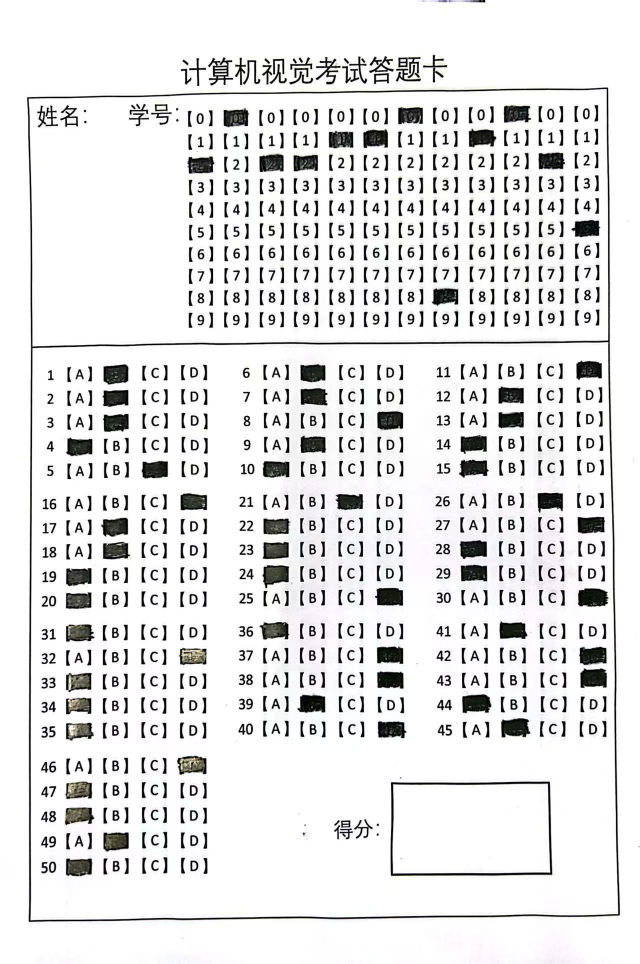
#> input picture 大三下学期/计算机视觉实践/平时作业与优秀范例/作业与个人实现/Lab4/1.jfif, 1279 x 1928 px (shown at 1/2 size)
$ python 222.py
#> lines starting #> are read from the running program, lines starting #| are printed output that depends on the picture; after the words box and inside, x2 and y2 are one past the last pixel; in counts of white or black regions, pixels touching at a corner belong together; long printed decimals are rounded
# 先导入相关的库，定义显示图像函数
import cv2
import numpy as np
import matplotlib.pyplot as plt


# [4 lines left out: function cv_show, not called in this run]


def plt_show(name, img, sub=111):  # 标题，图像，子窗口id
    plt.subplot(sub)
    plt.imshow(cv2.cvtColor(img, cv2.COLOR_BGR2RGB))
    plt.title(name)
    plt.axis("off")
    if (sub - 100) // 10 == (sub - 100) % 10:
        plt.show()

'''读入图像文件，转成灰度图'''
img = cv2.imread("1.jfif")
#> img is the input picture: shape (1928, 1279, 3); mean B, G, R 227.2, 227.1, 227.1
imgGray = cv2.cvtColor(img, cv2.COLOR_BGR2GRAY)
imgBlur = cv2.GaussianBlur(imgGray, (3, 3), 1)
ret1, thresh1 = cv2.threshold(imgBlur, 180, 255, cv2.THRESH_BINARY)
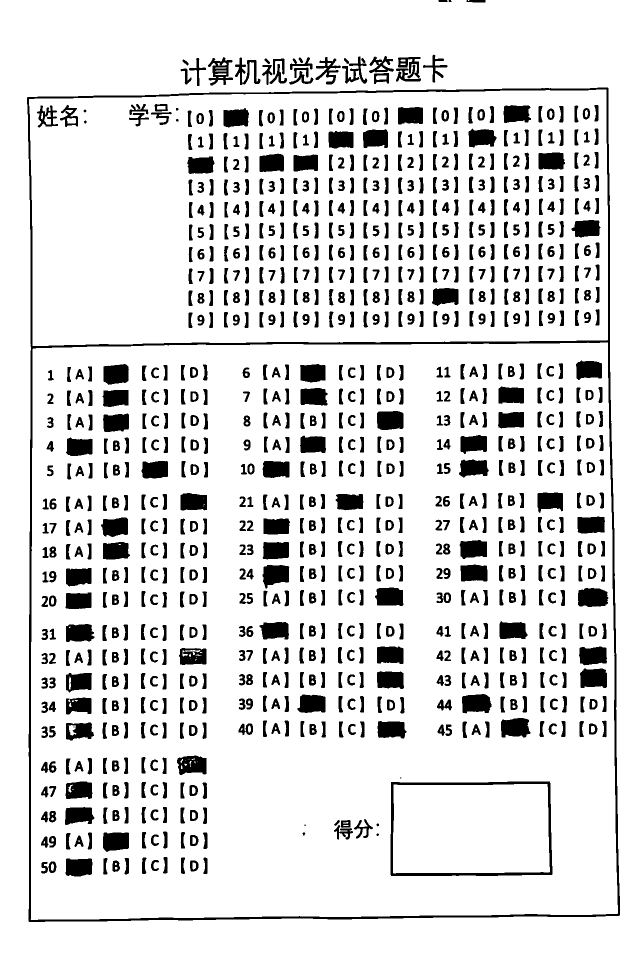
#> thresh1: shape (1928, 1279) (shown at 1/2 size); 87% white; 973 black regions (3 under 20 px)
# plt_show('Set Threshold', thresh1)
print(ret1)
'''对阈值分割后的图像求轮廓'''
contours, hier = cv2.findContours(thresh1, cv2.RETR_EXTERNAL, cv2.CHAIN_APPROX_SIMPLE)
#> contours = 2 contours, 1 with area under 20; largest, box (x1, y1, x2, y2) and area: (0, 0, 1279, 1928) 2462428
# print(len(contours))   # 2
imgContours = img.copy()
for i in range(len(contours)):
    cv2.drawContours(imgContours, contours, i, (np.random.randint(0,255), np.random.randint(0,255), np.random.randint(0,255)), 2)
#> this loop made 2 passes
# plt_show('Contours',imgContours)
'''获得并显示轮廓封装成函数'''
def findShowContours(imgCont, imgShow):
    contours, hier = cv2.findContours(imgCont, cv2.RETR_LIST, cv2.CHAIN_APPROX_SIMPLE)
    print('轮廓数量：', len(contours))

    imgContours = imgShow.copy()
    for i in range(len(contours)):
        cv2.drawContours(imgContours, contours, i, (np.random.randint(0,255), np.random.randint(0,255), np.random.randint(0,255)), 2)
    plt_show('Contours',imgContours)
    return contours

# contours = findShowContours(thresh1, img)

#面积最大的轮廓
cnt = contours[0]
#> cnt = [[936, 0], [936, 1], [937, 1], [938, 0]]
maxArea = cv2.contourArea(cnt)
#> maxArea = 1.5
maxCntId = 0
for i, cnt in enumerate(contours[1:], 1):
    area = cv2.contourArea(cnt)
    if area>maxArea:
        maxArea = area
        maxCntId = i
#> this loop made 1 pass
#> (i, area, maxArea, maxCntId) on pass 1: (1, 2462428.5, 2462428.5, 1)
#> after the loop, maxArea = 2462428.5; maxCntId = 1

contour = contours[maxCntId]
#> contour = contour of 30 points, box (x1, y1, x2, y2) (0, 0, 1279, 1928), area 2462428
imgContours = img.copy()
cv2.drawContours(imgContours, [contour], 0, (0, 255, 0), 2)
# plt_show('MaxContour',imgContours)
# 获取近似的轮廓
arc = cv2.arcLength(contour, True)
#> arc = 6437.2
approx = cv2.approxPolyDP(contour, 0.02 * arc, True)
#> approx = [[0, 0], [0, 1927], [1278, 1927], [1278, 0]]
print(approx, approx.shape)
#| [[[   0    0]]
#|  [[   0 1927]]
#|  [[1278 1927]]
#> (further printed lines are left out)
# 4个顶点
approx = approx.reshape((4,2))
imgConerPoints = img.copy()
for i, pnt in enumerate(approx):
    cv2.circle(imgConerPoints, (pnt[0], pnt[1]), 15, (0, 0, 255), -1)
    cv2.putText(imgConerPoints, f'{i}', (pnt[0], pnt[1]-15), cv2.FONT_HERSHEY_SIMPLEX, 1.5, (255,255,0), 3)
#> this loop made 4 passes
# plt_show('ConerPoints',imgConerPoints)
def orderPoints(pts):
    '''对4点进行排序，下标0、1、2、3分别是左上、右上、右下、左下'''
    rect = np.zeros((4, 2), dtype="float32")
    # 计算左上和右下
    s = pts.sum(axis=1) #每个点的x和y相加，左上是和最小的，右下是和最大的。
#> s = [0, 1927, 3205, 1278]
    rect[0] = pts[np.argmin(s)]
    rect[2] = pts[np.argmax(s)]
    # 计算右上和左下
    diff = np.diff(pts, axis=1)#每个点的y-x，右上最小，左下最大。
#> diff = [0, 1927, 649, -1278]
    rect[1] = pts[np.argmin(diff)]
    rect[3] = pts[np.argmax(diff)]
    return rect

#排好序之后的结果
pntsOrded = orderPoints(approx)
#> pntsOrded = [[0, 0], [1278, 0], [1278, 1927], [0, 1927]]
print(pntsOrded)
#| [[   0.    0.]
#|  [1278.    0.]
#|  [1278. 1927.]
#> (further printed lines are left out)
imgConerPoints = img.copy()
for i, pnt in enumerate(pntsOrded):
    cv2.circle(imgConerPoints, (int(pnt[0]), int(pnt[1])), 15, (0, 0, 255), -1)
    cv2.putText(imgConerPoints, f'{i}', (int(pnt[0]), int(pnt[1])-15), cv2.FONT_HERSHEY_SIMPLEX, 1.5, (255,255,0), 3)
#> this loop made 4 passes
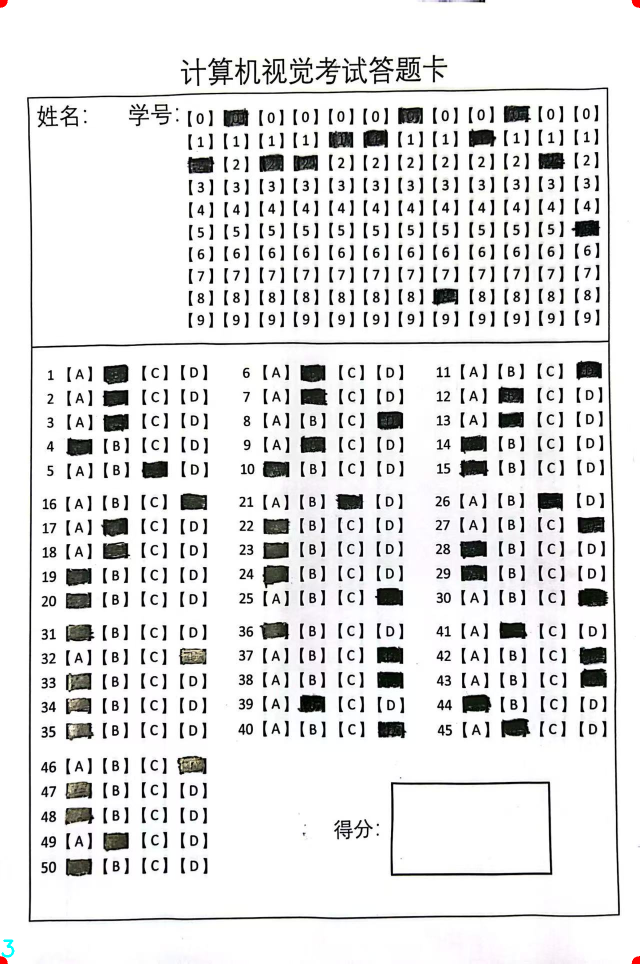
#> imgConerPoints: shape (1928, 1279, 3) (shown at 1/2 size); 0.05% of pixels changed, all inside (x1, y1, x2, y2) = (0, 0, 1279, 1928)
# plt_show('ConerPoints',imgConerPoints)
def perspectiveTransform(pntsOrded, img):
    tl, tr, br, bl = pntsOrded
#> tl = [0, 0]; tr = [1278, 0]; br = [1278, 1927]; bl = [0, 1927]
    # 计算输入的w和h值
    widthA = np.sqrt(((br[0] - bl[0]) ** 2) + ((br[1] - bl[1]) ** 2))
#> widthA = 1278
    widthB = np.sqrt(((tr[0] - tl[0]) ** 2) + ((tr[1] - tl[1]) ** 2))
#> widthB = 1278
    maxWidth = max(int(widthA), int(widthB))
#> maxWidth = 1278

    heightA = np.sqrt(((tr[0] - br[0]) ** 2) + ((tr[1] - br[1]) ** 2))
#> heightA = 1927
    heightB = np.sqrt(((tl[0] - bl[0]) ** 2) + ((tl[1] - bl[1]) ** 2))
#> heightB = 1927
    maxHeight = max(int(heightA), int(heightB))
#> maxHeight = 1927

    # 变换后对应坐标位置
    dst = np.array([
        [0, 0],
        [maxWidth - 1, 0],
        [maxWidth - 1, maxHeight - 1],
        [0, maxHeight - 1]], dtype="float32")
#> dst = [[0, 0], [1277, 0], [1277, 1926], [0, 1926]]

    # 计算变换矩阵
    M = cv2.getPerspectiveTransform(pntsOrded, dst)
#> M = [[0.999, 0, 0], [0, 0.999, 0], [0, 0, 1]]
    print("变换矩阵：", M)
#| 变换矩阵： [[0.9992 0.         0.        ]
#|  [0.         0.9995 0.        ]
#|  [0.         0.         1.        ]]
    warped = cv2.warpPerspective(img, M, (maxWidth, maxHeight))
    plt_show('Warped', warped)
    return warped


paper = perspectiveTransform(pntsOrded, img)
paperThresh = perspectiveTransform(pntsOrded, thresh1)
#| 变换矩阵： [[0.9992 0.         0.        ]
#|  [0.         0.9995 0.        ]
#|  [0.         0.         1.        ]]

paperThreshInv = cv2.bitwise_not(paperThresh)
#也可以用下面这行代码实现反
#retInv, paperThreshInv = cv2.threshold(paperThresh,50,255,cv2.THRESH_BINARY_INV)
# plt_show('paperThreshInv', paperThreshInv)

contours = findShowContours(paperThreshInv, paper)
#> in findShowContours, `contours, hier = cv2.findContours(imgCont, cv2.RETR_LIST, cv2.CHAIN_AP..`: contours = 1273 contours, 194 with area under 20; largest, box (x1, y1, x2, y2) and area: (53, 174, 1240, 1844) 1932054, (61, 684, 1236, 1840) 1330460, (57, 178, 1216, 692) 573114, (780, 1562, 1105, 1752) 60058, (785, 1567, 1100, 1747) 54762
#| 轮廓数量： 1273

#获得形状是长方形且面积足够大的轮廓
rectCon = []
for cnt in contours:
    area = cv2.contourArea(cnt)
    if area > 80:
        arc = cv2.arcLength(cnt, True)
        approx = cv2.approxPolyDP(cnt, 0.02 * arc, True)
        if len(approx) == 4:
            rectCon.append(approx)
#> this loop made 1273 passes
#> (area, arc, approx) on passes 73, 81, 82: (54762.5, 979.7, [[1094, 1568], [1097, 1744], [785, 1744], [787, 1568]]), (60057.5, 1022, [[1099, 1562], [781, 1563], [781, 1751], [1103, 1749]]), (1676.5, 173.7, [[183, 1565], [133, 1565], [131, 1596], [182, 1596]])
#> after the loop, rectCon = 23 contours; largest, box (x1, y1, x2, y2) and area: (53, 174, 1240, 1844) 1935564, (62, 684, 1236, 1840) 1325404, (58, 179, 1214, 691) 572344, (781, 1562, 1104, 1752) 60003, (785, 1568, 1098, 1745) 54472

# 根据面积排序
rectCon.sort(key=cv2.contourArea, reverse=True)
#
# # 绘制第2、3、4个轮廓
# for i in range(1, 4):  # 索引1, 2, 3对应第2, 3, 4个轮廓
#     if i < len(rectCon):
#         cv2.drawContours(paper, [rectCon[i]], -1, (0, 255, 0), 2)  # 使用绿色绘制轮廓
#
# # 显示结果
# cv2.imshow("Selected Contours", paper)
# cv2.waitKey(0)
# cv2.destroyAllWindows()

imgRects = paper.copy()
rect1 = np.array(rectCon[1]).reshape(-1,1,2)  #最大的轮廓
#> rect1 = [[1214, 684], [1235, 1825], [62, 1839], [64, 698]]
cv2.polylines(imgRects, [rect1], True, (0,0,255), 3)

rect2 = np.array(rectCon[2]).reshape(-1,1,2)   #第二大的轮廓
#> rect2 = [[1212, 179], [1213, 680], [64, 690], [58, 197]]
cv2.polylines(imgRects, [rect2], True, (0,255,0), 3)

rect3 = np.array(rectCon[3]).reshape(-1,1,2)   #第二大的轮廓
#> rect3 = [[1099, 1562], [781, 1563], [781, 1751], [1103, 1749]]
cv2.polylines(imgRects, [rect3], True, (0,255,0), 3)
plt_show('imgRects',imgRects)

rect1Orded = orderPoints(rect2.reshape((-1,2))) #对最大轮廓的四个顶点排序
#> rect1Orded = [[58, 197], [1212, 179], [1213, 680], [64, 690]]
choices = perspectiveTransform(rect1Orded, paperThreshInv)[3:-3,3:-3]  #做透视变换并去掉边缘
#| 变换矩阵： [[ 1.01408327e+00 -1.23417843e-02 -5.63854983e+01]
#|  [ 1.57324295e-02  1.00862353e+00 -1.99611317e+02]
#|  [ 1.38301922e-05 -8.97614459e-06  1.00000000e+00]]
choices=cv2.resize(choices,[1060,425])
#> choices: shape (425, 1060)
ret, choices = cv2.threshold(choices, 100, 255, cv2.THRESH_BINARY)
rect1Color = choices.copy()
rect1Color = cv2.cvtColor(rect1Color, cv2.COLOR_GRAY2BGR)

contours = findShowContours(choices, rect1Color)
#> in findShowContours (call 2), `contours, hier = cv2.findContours(imgCont, cv2.RETR_LIST, cv2.CHAIN_AP..`: contours = 421 contours, 47 with area under 20; largest, box (x1, y1, x2, y2) and area: (359, 20, 407, 53) 1272, (425, 99, 471, 131) 1252, (616, 60, 663, 92) 1246, (874, 21, 924, 52) 1237, (938, 104, 986, 133) 1232
#| 轮廓数量： 421
#> after the loop in findShowContours (call 2), `for i in range(len(contours)):`:
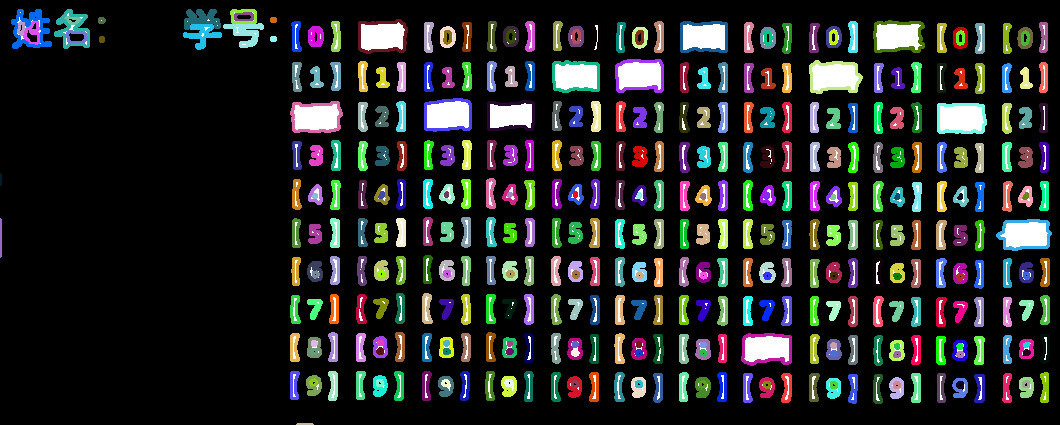
#> imgContours: shape (425, 1060, 3); mean B, G, R 35, 35.7, 33.7
'''得到所有选项圆圈'''
choiceCnts = []
# 遍历
for cnt in contours:
    # 包围盒
    x, y, w, h = cv2.boundingRect(cnt)
    # 根据实际情况指定标准
    if w>=20 and h>=20 and x >=280:
        choiceCnts.append([cnt, (x, y, w, h)])
#> this loop made 421 passes
#> (x, y, w, h) on passes 2 to 4: (957, 382, 6, 7), (894, 382, 6, 7), (831, 382, 6, 6)
#> after the loop, choiceCnts = 12 items

print(len(choiceCnts))
#| 12

# for cnt, (x, y, w, h) in choiceCnts:
#     print(x, y)

# 反转列表，从上往下
choiceCnts.reverse()
choiceCnts.sort(key=lambda c: c[1][0])
# 分组并排序

# 打印并标出面积超过1200的轮廓
for question in choiceCnts:
    # for cnt, (x, y, w, h) in question:
        area = cv2.contourArea(question[0])  # 计算轮廓面积
        # if area > 1200:  # 如果面积超过1200
        (x,y,w,h)=question[1]
        print(f"Contour with area {area} at position: ({x}, {y})")
        # 在图像上绘制轮廓
        cv2.drawContours(choices, [cnt], -1, (0, 255, 0), 2)  # 用绿色绘制轮廓
        # 绘制矩形框
        cv2.rectangle(choices, (x, y), (x + w, y + h), (0, 0, 255), 2)  # 用红色绘制矩形框
#> this loop made 12 passes
#> (area, x, y, w, h) on passes 1 to 4: (1226, 291, 102, 51, 30), (1271.5, 359, 20, 48, 33), (1252, 425, 99, 46, 32), (1117.5, 488, 101, 46, 29)
#> (printed output is left out)
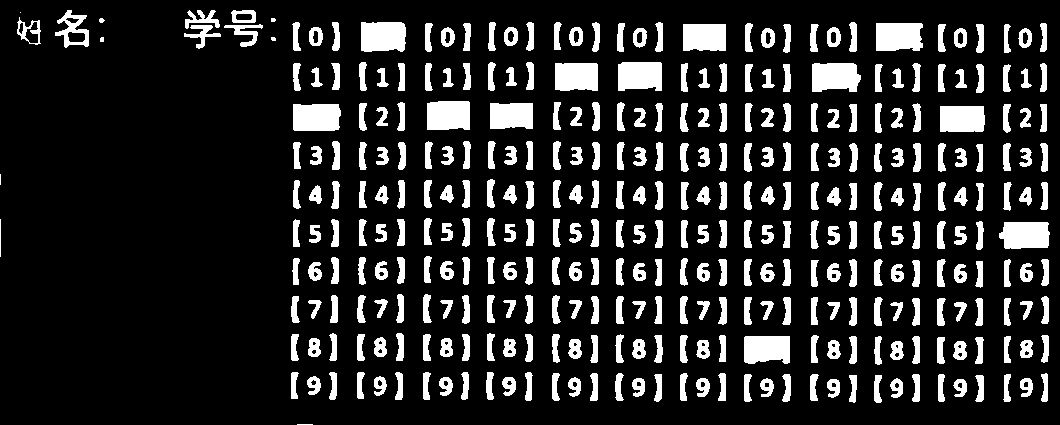
#> choices: shape (425, 1060); 15.6% white; 350 white regions (6 under 20 px), largest, box (x1, y1, x2, y2) and area: (361, 22, 406, 52) 1273, (812, 63, 861, 92) 1247, (293, 104, 341, 131) 1243
# Contour with area 773.5 at position: (12, 10)
# Contour with area 661.0 at position: (55, 10)
# Contour with area 1271.5 at position: (359, 20)
# Contour with area 1237.0 at position: (874, 21)
# Contour with area 1209.5 at position: (681, 22)
# Contour with area 1246.5 at position: (616, 60)
# Contour with area 1193.5 at position: (553, 61)
# Contour with area 1226.0 at position: (810, 61)
# Contour with area 1252.0 at position: (425, 99)
# Contour with area 1226.0 at position: (291, 102)
# Contour with area 1206.0 at position: (997, 220)
# Contour with area 1214.0 at position: (742, 334)

'''插入！！！！！'''
studentID =''
for cnt, (x, y, w, h) in choiceCnts:
    # print(x, y, w, h)

    if 10 <= y <= 30:
        studentID += '0'
    elif 50 <= y <=  70:
        studentID += '1'
    elif 90 <= y <=  110:
        studentID += '2'
    elif 130 <= y <=  150:
        studentID += '3'
    elif 160  <= y <=  180:
        studentID += '4'
    elif 200  <= y <=  220:
        studentID += '5'
    elif 240  <= y <= 260:
        studentID += '6'
    elif 280 <= y <= 300:
        studentID += '7'
    elif 320  <= y <=  340:
        studentID += '8'
    elif 360  <= y <=  380:
        studentID += '9'
#> this loop made 12 passes
#> (x, y, w, h, studentID) on passes 1 to 4: (291, 102, 51, 30, '2'), (359, 20, 48, 33, '20'), (425, 99, 46, 32, '202'), (488, 101, 46, 29, '2022')
print(studentID)
#| 202211081025
# [5 lines of commented-out code are left out]
rect2Orded = orderPoints(rect1.reshape((-1,2))) #对最大轮廓的四个顶点排序
#> rect2Orded = [[64, 698], [1214, 684], [1235, 1825], [62, 1839]]
choices1 = perspectiveTransform(rect2Orded, paperThreshInv)[3:-3,3:-3]  #做透视变换并去掉边缘
#| 变换矩阵： [[ 1.03205001e+00  1.80902718e-03 -6.73139015e+01]
#|  [ 1.25607092e-02  1.03177254e+00 -7.20981120e+02]
#|  [ 4.27806728e-07  1.77428196e-05  1.00000000e+00]]
choices1 = cv2.resize(choices1,[1089,1200])
#> choices1: shape (1200, 1089)
ret, choices1 = cv2.threshold(choices1, 100, 255, cv2.THRESH_BINARY)
rect1Color1 = choices1.copy()
rect1Color1 = cv2.cvtColor(rect1Color1, cv2.COLOR_GRAY2BGR)
contours1 = findShowContours(choices1, rect1Color1)
#> in findShowContours (call 3), `contours, hier = cv2.findContours(imgCont, cv2.RETR_LIST, cv2.CHAIN_AP..`: contours = 799 contours, 108 with area under 20; largest, box (x1, y1, x2, y2) and area: (668, 924, 970, 1123) 58143, (672, 929, 966, 1117) 53558, (1026, 521, 1084, 562) 1959, (651, 139, 702, 180) 1846, (432, 464, 483, 514) 1840
#| 轮廓数量： 799
#> after the loop in findShowContours (call 3), `for i in range(len(contours)):`:
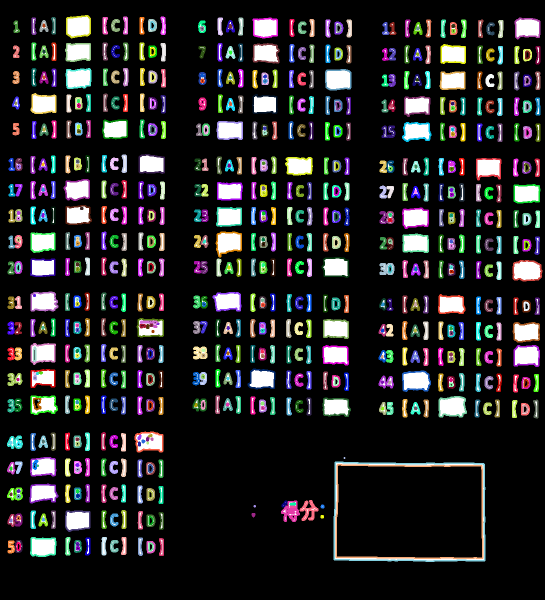
#> imgContours: shape (1200, 1089, 3) (shown at 1/2 size); mean B, G, R 36.5, 35.8, 36.3
#> contours1 has the same summary as contours in findShowContours
'''得到所有选项圆圈'''
choiceCnts1 = []
# 遍历
for cnt in contours1:
    # 包围盒
    x, y, w, h = cv2.boundingRect(cnt)
    # 根据实际情况指定标准
    if w >= 40 and h>=30 and w<=100:
        choiceCnts1.append([cnt, (x, y, w, h)])
#> this loop made 799 passes
#> (x, y, w, h) on passes 1 to 3: (153, 1093, 6, 7), (298, 1086, 8, 16), (153, 1085, 5, 6)

# print(len(choiceCnts1))

# for cnt, (x, y, w, h) in choiceCnts:
#     print(x, y)

# 反转列表，从上往下
choiceCnts1.reverse()

# 分组并排序
# 打印并标出面积超过1200的轮廓
for question in choiceCnts1:
    # for cnt, (x, y, w, h) in question:
        area = cv2.contourArea(question[0])  # 计算轮廓面积
        (x,y,w,h)=question[1]
        print(f"Contour with area {area} at position: ({x}, {y},{w},{h})")
        # 在图像上绘制轮廓
        cv2.drawContours(choices1, [cnt], -1, (0, 255, 0), 2)  # 用绿色绘制轮廓
        # 绘制矩形框
        cv2.rectangle(choices1, (x, y), (x + w, y + h), (0, 0, 255), 2)  # 用红色绘制矩形框
#> this loop made 50 passes
#| Contour with area 1781.5 at position: (133, 31,48,45)
#| Contour with area 1644.0 at position: (506, 36,49,40)
#> (further printed lines are left out)


# 定义x,y中心点
x_centers = [60, 130, 200, 270, 440, 510, 580, 650, 820, 890, 960, 1030]
y_centers = [40,90,140,190,240,320,370,420,470,520,590,640,690,740,790,860,910,960,1010,1060]

# 直接录入答案
# correct_answers = ("B B B A C  "
#                    " B B D B A  "
#                    "D B B A A  "
#                    "D B B A A "
#                    "C A B A D "
#                    "C D A A D "
#                    "A D A A A "
#                    "A D D B D "
#                    "B D D A B "
#                    "D A A B A")
correct_answers ="B B D B B B B D B A B A C A A D C C B A D B B A A A A A D D A A B D D D A D D A B A A D B D A A B A"
correct_answers = correct_answers.replace(" ", "").upper()


# 建立坐标与选项的映射
answer_mapping = {}
for row in range(20):
    for col in range(12):
        x, y = x_centers[col], y_centers[row]
        answer_mapping[(col, row)] = (x, y)

# 根据中心匹配轮廓
detected_answers = [''] * 50

for cnt, (x, y, w, h) in choiceCnts1:
    for row in range(20):
        if abs(y - y_centers[row]) <= 20:
            for col in range(12):
                if abs(x - x_centers[col]) <= 40:
                    q_idx = row * 3 + col // 4 if row < 15 else 45 + row - 15
                    option_idx = col % 4
                    option = 'ABCD'[option_idx]
                    detected_answers[q_idx] = option
#> this loop made 50 passes
#> (x, y, w, h) on passes 1 to 4: (133, 31, 48, 45), (506, 36, 49, 40), (1030, 36, 50, 42), (131, 87, 50, 36)

print(detected_answers)
#> (printed output is left out)


# 批改
correct_count = 0

for i in range(50):
    correct_ans = correct_answers[i]
    detected_ans = detected_answers[i]
    row = i // 3 if i < 45 else 15 + (i - 45)
    col_offset = (i % 3) * 4 if i < 45 else 0

    for opt_idx, opt in enumerate('ABCD'):
        col = col_offset + opt_idx
        x, y = answer_mapping[(col, row)]
        rect_pt1 = (x - 35, y - 25)
        rect_pt2 = (x + 35, y + 25)

        if opt == detected_ans:
            if opt == correct_ans:
                cv2.rectangle(choices1, rect_pt1, rect_pt2, (0, 255, 0), 2)  # 正确绿色
                correct_count += 1
            else:
                cv2.rectangle(choices1, rect_pt1, rect_pt2, (0, 0, 255), 2)  # 错误红色

        if opt == correct_ans and detected_ans != correct_ans:
            cv2.rectangle(choices1, rect_pt1, rect_pt2, (0, 255, 0), 2)  # 标记正确答案
        if detected_ans != correct_ans:
            print(f"第{i + 1}题错误，正确答案：{correct_ans}，你的答案：{detected_ans}")
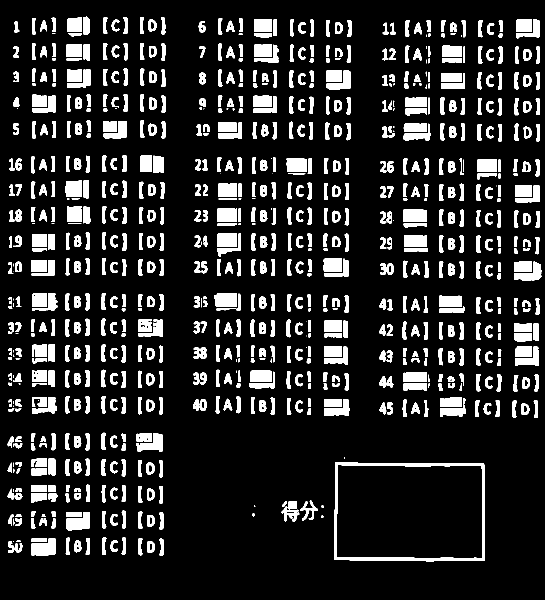
#> choices1: shape (1200, 1089) (shown at 1/2 size); 14.4% white; 814 white regions (61 under 20 px), largest, box (x1, y1, x2, y2) and area: (668, 924, 970, 1123) 5551, (63, 1077, 111, 1112) 1293, (807, 418, 854, 444) 1198

# 计算并显示正确率
accuracy = correct_count / 50
accuracy_text = f'{int(accuracy * 100)}%'
cv2.putText(choices1, accuracy_text, (830, 1000), cv2.FONT_HERSHEY_SIMPLEX, 4, (0,0,255), 4)

choices_rgb = cv2.cvtColor(choices1, cv2.COLOR_BGR2RGB)

plt.figure(figsize=(10,8))
plt.imshow(choices_rgb)
plt.axis('off')  # 不显示坐标轴
plt.title(f'Accuracy: {accuracy_text}')
plt.show()
